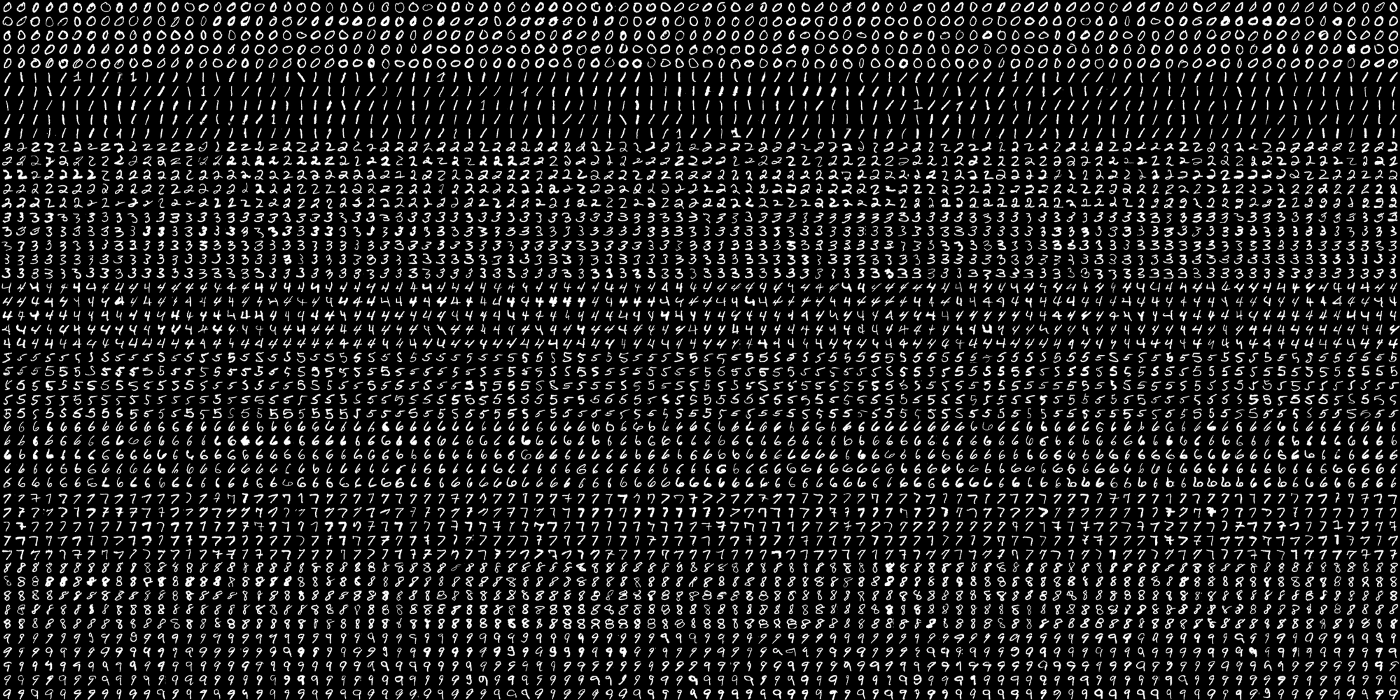
#> input picture Research/texts.png, 1400 x 700 px
$ python OCR.py
#> lines starting #> are read from the running program, lines starting #| are printed output that depends on the picture
import cv2
import numpy as np
import colorsys
import random as rd
import scipy
import os

# img1 = './handwritten.png'
# read_img = cv2.imread(img1)
#
# # gray scale conversion
# gray_img = cv2.cvtColor(read_img, cv2.COLOR_BGR2GRAY)
# img_data = np.array(gray_img)
#
# # We will divide the image
# # into 5000 small dimensions
# # of size 20x20
# height, width, channels = read_img.shape
# divisions = list(np.hsplit(i, height) for i in np.vsplit(gray_img, width))
#
# # Convert into Numpy array
# # of size (50,100,20,20)
# NP_array = np.array(divisions)
#
# # Preparing train_data
# # and test_data.
# # Size will be (2500,20x20)
# train_data = NP_array[:, :50].reshape(-1, 400).astype(np.float32)
#
# # Size will be (2500,20x20)
# test_data = NP_array[:, 50:100].reshape(-1, 400).astype(np.float32)
#
# # Create 10 different labels
# # for each type of digit
# k = np.arange(10)
# train_labels = np.repeat(k, 250)[:, np.newaxis]
# test_labels = np.repeat(k, 250)[:, np.newaxis]
#
# # Initiate kNN classifier
# knn = cv2.ml.KNearest_create()
#
# # perform training of data
# knn.train(train_data,
#           cv2.ml.ROW_SAMPLE,
#           train_labels)
#
# # obtain the output from the
# # classifier by specifying the
# # number of neighbors.
# ret, output, neighbours, distance = knn.findNearest(test_data, k=3)
#
# # Check the performance and
# # accuracy of the classifier.
# # Compare the output with test_labels
# # to find out how many are wrong.
# matched = output == test_labels
# correct_OP = np.count_nonzero(matched)
#
# # Calculate the accuracy.
# accuracy = (correct_OP * 100.0) / output.size
#
# # Display accuracy.
# print(accuracy)

# Load the training image
img = cv2.imread('./texts.png')
#> img is the input picture: shape (700, 1400, 3); min 0, max 255, mean 34
# Convert this Image in gray scale
gray = cv2.cvtColor(img, cv2.COLOR_BGR2GRAY)
# Now we split the image to 5000 cells, each 20x20 size
cells = [np.hsplit(row, 100) for row in np.vsplit(gray, 50)]
#> cells = 50 items
# Make it into a Numpy array. It size will be (50,100,20,20)
x = np.array(cells)

# Now we prepare train data and test data.
train = x[:, :50].reshape(-1, 400).astype(np.float32)  # Size = (2500,400)
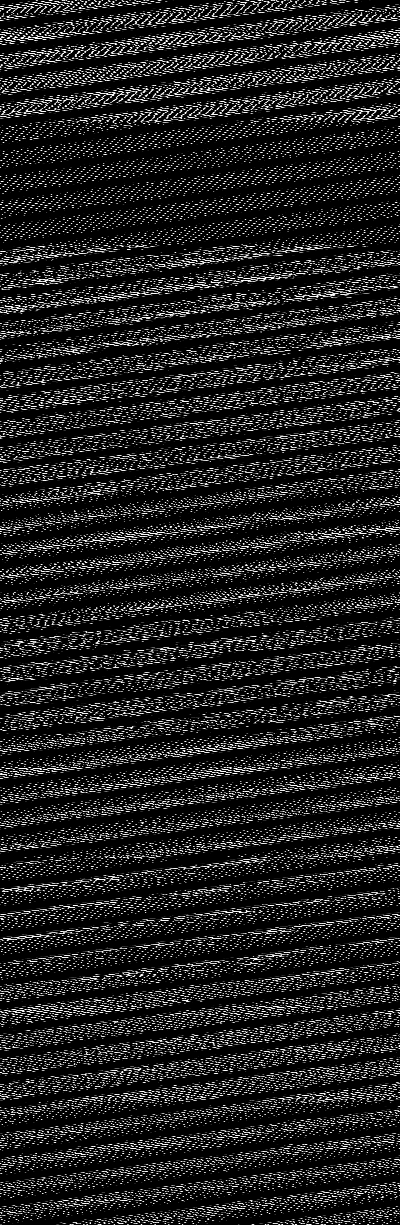
#> train: shape (1225, 400) float32; min 0, max 255, mean 34

test = x[:, 50:100].reshape(-1, 400).astype(np.float32)  # Size = (2500,400)
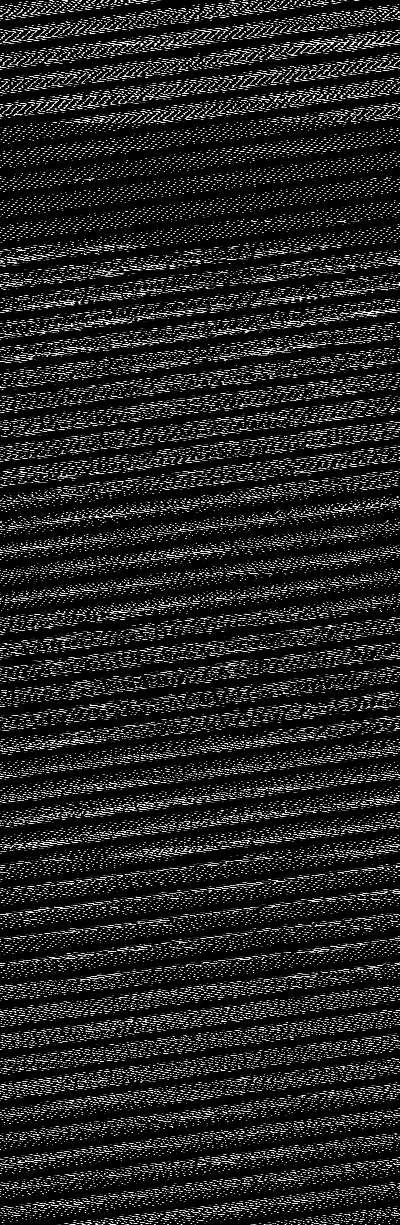
#> test: shape (1225, 400) float32; min 0, max 255, mean 33.9
# Create labels for train and test data
k = np.arange(10)
train_labels = np.repeat(k, 250)[:, np.newaxis]

test_labels = train_labels.copy()
# Initiate kNN, train the data, then test it with test data for k=5
knn = cv2.ml.KNearest_create()
#> (the run stopped early here; a loop or call above may not have finished)
